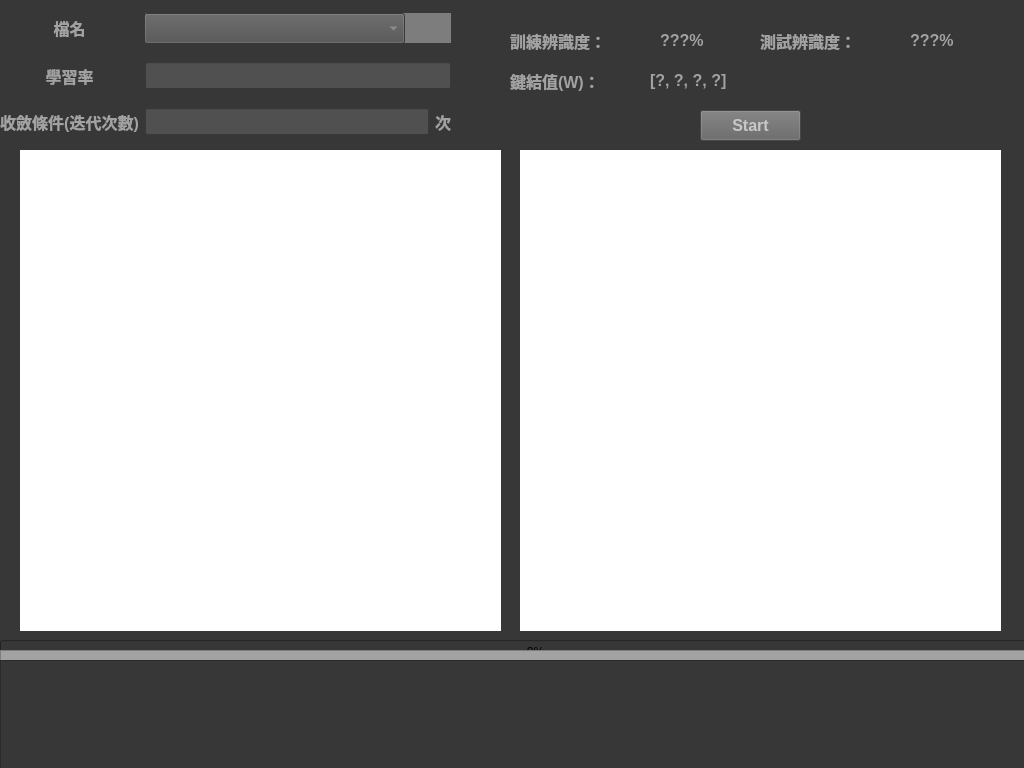
<?xml version="1.0" encoding="UTF-8"?>
<ui version="4.0">
 <class>MainWindow</class>
 <widget class="QMainWindow" name="MainWindow">
  <property name="enabled">
   <bool>true</bool>
  </property>
  <property name="geometry">
   <rect>
    <x>0</x>
    <y>0</y>
    <width>1024</width>
    <height>768</height>
   </rect>
  </property>
  <property name="sizePolicy">
   <sizepolicy hsizetype="Preferred" vsizetype="Preferred">
    <horstretch>0</horstretch>
    <verstretch>0</verstretch>
   </sizepolicy>
  </property>
  <property name="minimumSize">
   <size>
    <width>1024</width>
    <height>768</height>
   </size>
  </property>
  <property name="maximumSize">
   <size>
    <width>1024</width>
    <height>768</height>
   </size>
  </property>
  <property name="font">
   <font>
    <pointsize>12</pointsize>
    <weight>75</weight>
    <bold>true</bold>
   </font>
  </property>
  <property name="windowTitle">
   <string>類神經網路 作業1 ── 感知姬</string>
  </property>
  <property name="styleSheet">
   <string notr="true">background-color: rgb(55, 55, 55);</string>
  </property>
  <widget class="QWidget" name="centralwidget">
   <widget class="QWidget" name="gridLayoutWidget">
    <property name="geometry">
     <rect>
      <x>0</x>
      <y>0</y>
      <width>451</width>
      <height>151</height>
     </rect>
    </property>
    <layout class="QGridLayout" name="gridLayout">
     <item row="2" column="2">
      <widget class="QLabel" name="label_hint_convergeCondition">
       <property name="font">
        <font>
         <pointsize>12</pointsize>
         <weight>75</weight>
         <bold>true</bold>
        </font>
       </property>
       <property name="styleSheet">
        <string notr="true">color: rgb(162, 162, 162);</string>
       </property>
       <property name="text">
        <string>次</string>
       </property>
       <property name="alignment">
        <set>Qt::AlignCenter</set>
       </property>
      </widget>
     </item>
     <item row="2" column="0">
      <widget class="QLabel" name="label_convergeCondition">
       <property name="font">
        <font>
         <pointsize>12</pointsize>
         <weight>75</weight>
         <bold>true</bold>
        </font>
       </property>
       <property name="styleSheet">
        <string notr="true">color: rgb(162, 162, 162);</string>
       </property>
       <property name="text">
        <string>收斂條件(迭代次數)</string>
       </property>
       <property name="alignment">
        <set>Qt::AlignCenter</set>
       </property>
      </widget>
     </item>
     <item row="1" column="0">
      <widget class="QLabel" name="label_studyScale">
       <property name="font">
        <font>
         <pointsize>12</pointsize>
         <weight>75</weight>
         <bold>true</bold>
        </font>
       </property>
       <property name="styleSheet">
        <string notr="true">color: rgb(162, 162, 162);</string>
       </property>
       <property name="text">
        <string>學習率</string>
       </property>
       <property name="scaledContents">
        <bool>false</bool>
       </property>
       <property name="alignment">
        <set>Qt::AlignCenter</set>
       </property>
      </widget>
     </item>
     <item row="0" column="0">
      <widget class="QLabel" name="label_filename">
       <property name="font">
        <font>
         <pointsize>12</pointsize>
         <weight>75</weight>
         <italic>false</italic>
         <bold>true</bold>
         <underline>false</underline>
         <strikeout>false</strikeout>
         <stylestrategy>PreferDefault</stylestrategy>
         <kerning>true</kerning>
        </font>
       </property>
       <property name="layoutDirection">
        <enum>Qt::LeftToRight</enum>
       </property>
       <property name="autoFillBackground">
        <bool>false</bool>
       </property>
       <property name="styleSheet">
        <string notr="true">color: rgb(162, 162, 162);</string>
       </property>
       <property name="text">
        <string>檔名</string>
       </property>
       <property name="textFormat">
        <enum>Qt::AutoText</enum>
       </property>
       <property name="scaledContents">
        <bool>false</bool>
       </property>
       <property name="alignment">
        <set>Qt::AlignCenter</set>
       </property>
      </widget>
     </item>
     <item row="1" column="1" colspan="2">
      <widget class="QLineEdit" name="lineEdit_studyScale">
       <property name="font">
        <font>
         <pointsize>12</pointsize>
         <weight>75</weight>
         <bold>true</bold>
        </font>
       </property>
       <property name="styleSheet">
        <string notr="true">color: rgb(162, 162, 162);
background-color: rgb(80, 80, 80);</string>
       </property>
      </widget>
     </item>
     <item row="2" column="1">
      <widget class="QLineEdit" name="lineEdit_convergeCondition">
       <property name="sizePolicy">
        <sizepolicy hsizetype="Expanding" vsizetype="Fixed">
         <horstretch>0</horstretch>
         <verstretch>0</verstretch>
        </sizepolicy>
       </property>
       <property name="font">
        <font>
         <pointsize>12</pointsize>
         <weight>75</weight>
         <bold>true</bold>
        </font>
       </property>
       <property name="styleSheet">
        <string notr="true">color: rgb(162, 162, 162);
background-color: rgb(80, 80, 80);</string>
       </property>
      </widget>
     </item>
     <item row="0" column="1" colspan="2">
      <widget class="QWidget" name="widget_for_filenameBackground" native="true">
       <property name="sizePolicy">
        <sizepolicy hsizetype="Preferred" vsizetype="Fixed">
         <horstretch>0</horstretch>
         <verstretch>0</verstretch>
        </sizepolicy>
       </property>
       <property name="minimumSize">
        <size>
         <width>0</width>
         <height>30</height>
        </size>
       </property>
       <property name="styleSheet">
        <string notr="true">background-color: rgb(125, 125, 125);</string>
       </property>
       <widget class="QComboBox" name="comboBox_filename">
        <property name="geometry">
         <rect>
          <x>-1</x>
          <y>0</y>
          <width>261</width>
          <height>31</height>
         </rect>
        </property>
        <property name="font">
         <font>
          <pointsize>12</pointsize>
          <weight>75</weight>
          <bold>true</bold>
         </font>
        </property>
        <property name="contextMenuPolicy">
         <enum>Qt::DefaultContextMenu</enum>
        </property>
        <property name="styleSheet">
         <string notr="true">color: rgb(162, 162, 162);
background-color: rgb(80, 80, 80);</string>
        </property>
       </widget>
      </widget>
     </item>
    </layout>
    <zorder>label_convergeCondition</zorder>
    <zorder>lineEdit_convergeCondition</zorder>
    <zorder>lineEdit_studyScale</zorder>
    <zorder>label_filename</zorder>
    <zorder>label_studyScale</zorder>
    <zorder>label_hint_convergeCondition</zorder>
    <zorder>widget_for_filenameBackground</zorder>
   </widget>
   <widget class="QTextBrowser" name="textArea_log">
    <property name="geometry">
     <rect>
      <x>0</x>
      <y>660</y>
      <width>1031</width>
      <height>111</height>
     </rect>
    </property>
    <property name="font">
     <font>
      <pointsize>10</pointsize>
     </font>
    </property>
    <property name="styleSheet">
     <string notr="true">color: rgb(0, 255, 0);</string>
    </property>
    <property name="readOnly">
     <bool>true</bool>
    </property>
    <property name="html">
     <string>&lt;!DOCTYPE HTML PUBLIC &quot;-//W3C//DTD HTML 4.0//EN&quot; &quot;http://www.w3.org/TR/REC-html40/strict.dtd&quot;&gt;
&lt;html&gt;&lt;head&gt;&lt;meta name=&quot;qrichtext&quot; content=&quot;1&quot; /&gt;&lt;style type=&quot;text/css&quot;&gt;
p, li { white-space: pre-wrap; }
&lt;/style&gt;&lt;/head&gt;&lt;body style=&quot; font-family:'PMingLiU'; font-size:10pt; font-weight:400; font-style:normal;&quot;&gt;
&lt;p style=&quot;-qt-paragraph-type:empty; margin-top:0px; margin-bottom:0px; margin-left:0px; margin-right:0px; -qt-block-indent:0; text-indent:0px;&quot;&gt;&lt;br /&gt;&lt;/p&gt;&lt;/body&gt;&lt;/html&gt;</string>
    </property>
   </widget>
   <widget class="QGraphicsView" name="picture_devidedLine">
    <property name="geometry">
     <rect>
      <x>0</x>
      <y>650</y>
      <width>1031</width>
      <height>20</height>
     </rect>
    </property>
    <property name="styleSheet">
     <string notr="true">background-color: rgb(162, 162, 162);</string>
    </property>
   </widget>
   <widget class="QWidget" name="plot_trainingData" native="true">
    <property name="geometry">
     <rect>
      <x>20</x>
      <y>150</y>
      <width>481</width>
      <height>481</height>
     </rect>
    </property>
    <property name="styleSheet">
     <string notr="true">background-color: rgb(255, 255, 255);</string>
    </property>
   </widget>
   <widget class="QWidget" name="plot_testData" native="true">
    <property name="geometry">
     <rect>
      <x>520</x>
      <y>150</y>
      <width>481</width>
      <height>481</height>
     </rect>
    </property>
    <property name="styleSheet">
     <string notr="true">background-color: rgb(255, 255, 255);</string>
    </property>
   </widget>
   <widget class="QLabel" name="label_trainingData">
    <property name="geometry">
     <rect>
      <x>510</x>
      <y>30</y>
      <width>121</width>
      <height>21</height>
     </rect>
    </property>
    <property name="font">
     <font>
      <pointsize>12</pointsize>
      <weight>75</weight>
      <bold>true</bold>
     </font>
    </property>
    <property name="styleSheet">
     <string notr="true">color: rgb(162, 162, 162);</string>
    </property>
    <property name="text">
     <string>訓練辨識度：</string>
    </property>
   </widget>
   <widget class="QLabel" name="label_trainingPercent">
    <property name="geometry">
     <rect>
      <x>660</x>
      <y>30</y>
      <width>51</width>
      <height>21</height>
     </rect>
    </property>
    <property name="font">
     <font>
      <pointsize>12</pointsize>
      <weight>75</weight>
      <bold>true</bold>
     </font>
    </property>
    <property name="styleSheet">
     <string notr="true">color: rgb(162, 162, 162);</string>
    </property>
    <property name="text">
     <string>???%</string>
    </property>
   </widget>
   <widget class="QLabel" name="label_testData">
    <property name="geometry">
     <rect>
      <x>760</x>
      <y>30</y>
      <width>121</width>
      <height>21</height>
     </rect>
    </property>
    <property name="font">
     <font>
      <pointsize>12</pointsize>
      <weight>75</weight>
      <bold>true</bold>
     </font>
    </property>
    <property name="styleSheet">
     <string notr="true">color: rgb(162, 162, 162);</string>
    </property>
    <property name="text">
     <string>測試辨識度：</string>
    </property>
   </widget>
   <widget class="QLabel" name="label_testPercent">
    <property name="geometry">
     <rect>
      <x>910</x>
      <y>30</y>
      <width>51</width>
      <height>21</height>
     </rect>
    </property>
    <property name="font">
     <font>
      <pointsize>12</pointsize>
      <weight>75</weight>
      <bold>true</bold>
     </font>
    </property>
    <property name="styleSheet">
     <string notr="true">color: rgb(162, 162, 162);</string>
    </property>
    <property name="text">
     <string>???%</string>
    </property>
   </widget>
   <widget class="QLabel" name="label_weight">
    <property name="geometry">
     <rect>
      <x>510</x>
      <y>70</y>
      <width>111</width>
      <height>21</height>
     </rect>
    </property>
    <property name="font">
     <font>
      <pointsize>12</pointsize>
      <weight>75</weight>
      <bold>true</bold>
     </font>
    </property>
    <property name="styleSheet">
     <string notr="true">color: rgb(162, 162, 162);</string>
    </property>
    <property name="text">
     <string>鍵結值(W)：</string>
    </property>
   </widget>
   <widget class="QLabel" name="label_weightValue">
    <property name="geometry">
     <rect>
      <x>650</x>
      <y>70</y>
      <width>371</width>
      <height>21</height>
     </rect>
    </property>
    <property name="font">
     <font>
      <pointsize>12</pointsize>
      <weight>75</weight>
      <bold>true</bold>
     </font>
    </property>
    <property name="styleSheet">
     <string notr="true">color: rgb(162, 162, 162);</string>
    </property>
    <property name="text">
     <string>[?, ?, ?, ?]</string>
    </property>
   </widget>
   <widget class="QPushButton" name="pushButton">
    <property name="geometry">
     <rect>
      <x>700</x>
      <y>110</y>
      <width>101</width>
      <height>31</height>
     </rect>
    </property>
    <property name="font">
     <font>
      <pointsize>12</pointsize>
      <weight>75</weight>
      <bold>true</bold>
     </font>
    </property>
    <property name="styleSheet">
     <string notr="true">color: rgb(200,200, 200);
background-color: rgb(100,100, 100);</string>
    </property>
    <property name="text">
     <string>Start</string>
    </property>
   </widget>
   <widget class="QProgressBar" name="progressBar_progress">
    <property name="geometry">
     <rect>
      <x>0</x>
      <y>640</y>
      <width>1071</width>
      <height>23</height>
     </rect>
    </property>
    <property name="value">
     <number>0</number>
    </property>
   </widget>
   <zorder>progressBar_progress</zorder>
   <zorder>picture_devidedLine</zorder>
   <zorder>gridLayoutWidget</zorder>
   <zorder>textArea_log</zorder>
   <zorder>plot_trainingData</zorder>
   <zorder>plot_testData</zorder>
   <zorder>label_trainingData</zorder>
   <zorder>label_trainingPercent</zorder>
   <zorder>label_testData</zorder>
   <zorder>label_testPercent</zorder>
   <zorder>label_weight</zorder>
   <zorder>label_weightValue</zorder>
   <zorder>pushButton</zorder>
  </widget>
 </widget>
 <resources/>
 <connections>
  <connection>
   <sender>pushButton</sender>
   <signal>clicked(bool)</signal>
   <receiver>MainWindow</receiver>
   <slot>start_calculate()</slot>
   <hints>
    <hint type="sourcelabel">
     <x>750</x>
     <y>129</y>
    </hint>
    <hint type="destinationlabel">
     <x>548</x>
     <y>131</y>
    </hint>
   </hints>
  </connection>
 </connections>
 <slots>
  <slot>start_calculate()</slot>
 </slots>
</ui>
